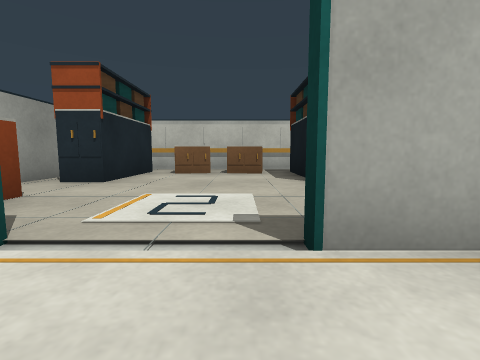
View 1 (above)

21 first-person views from a walk through a world built for the Gazebo simulator. The camera is 0.5 m above the floor, tilts 6° down and sees 85° across. The floor is counted in squares, 1 m on a side. Each view is taken from the middle of a square. On the plan, view 1 faces up. The plan holds only what a view shows up to about 9 squares ahead; the rest is blank.

View 2
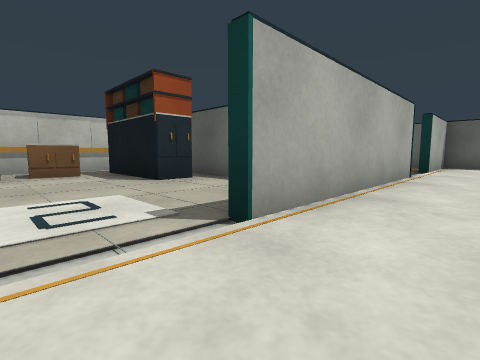

View 3
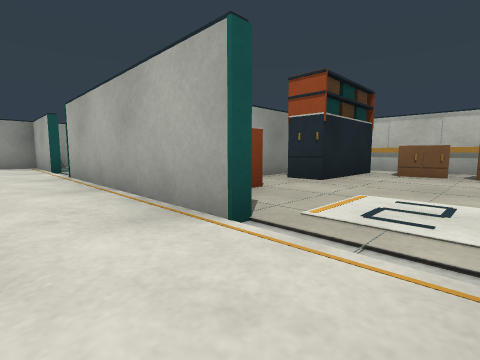

View 4
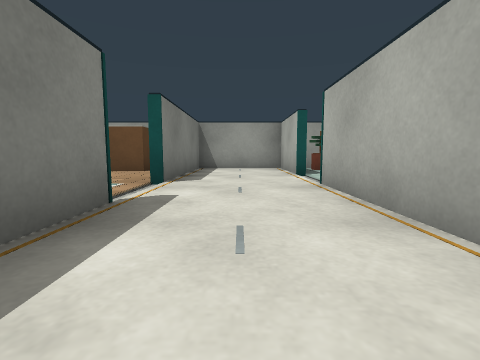

View 5
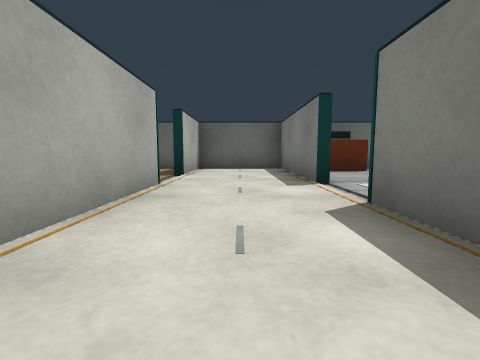

View 6
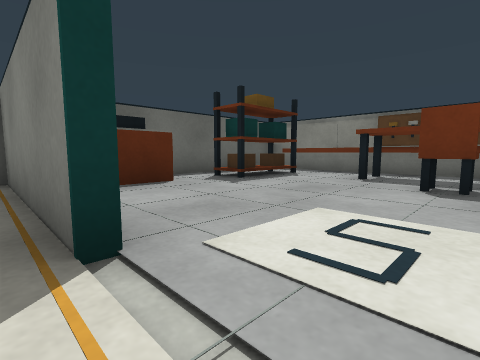

View 7
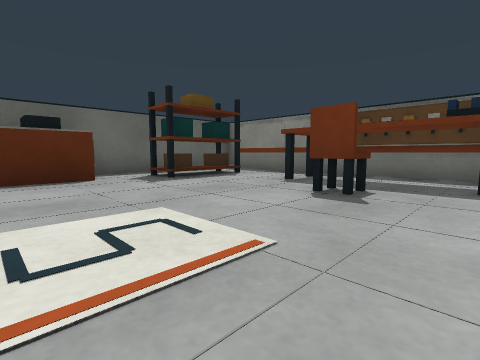

View 8
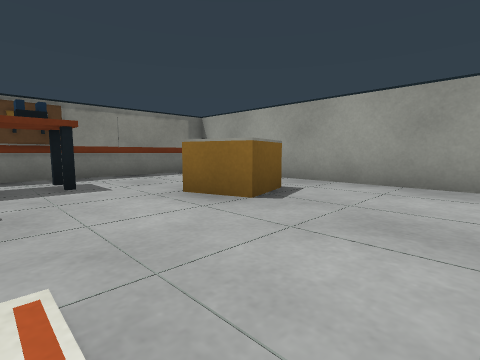

View 9
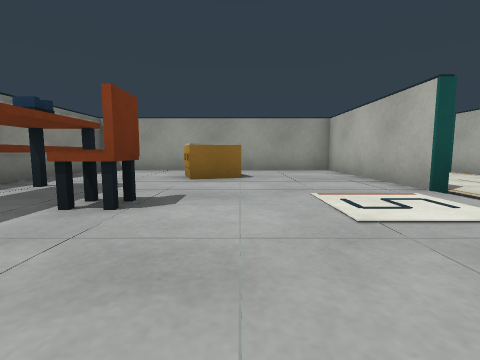

View 10
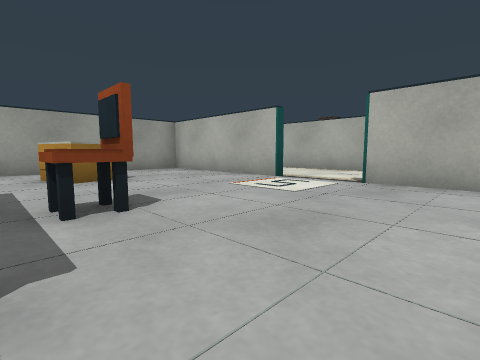

View 11
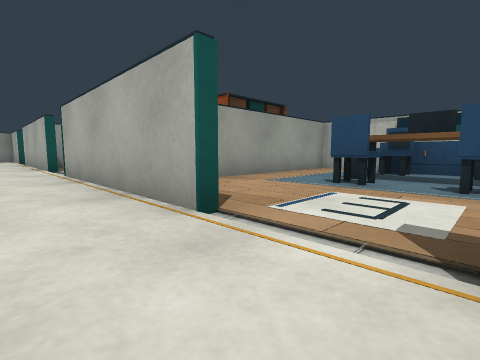

View 12
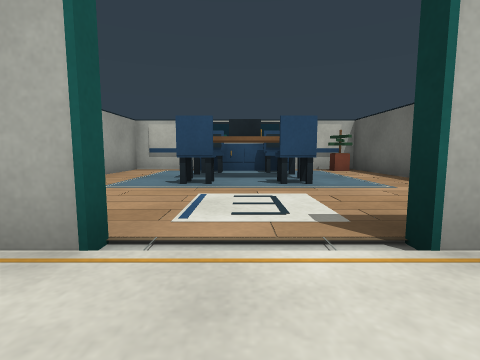

View 13
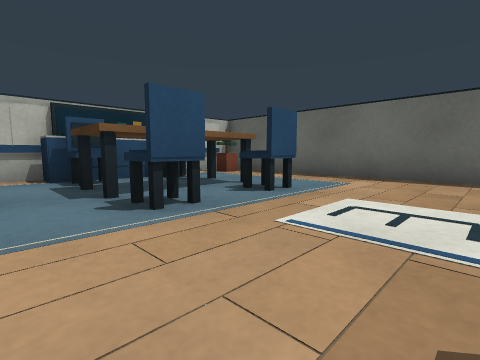

View 14
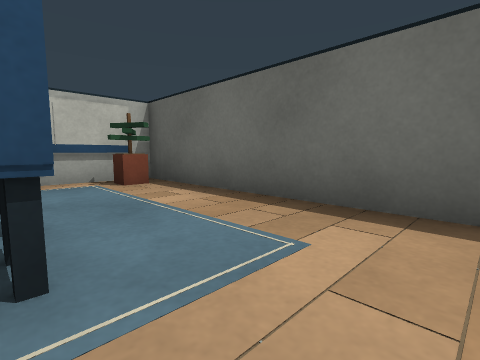

View 15
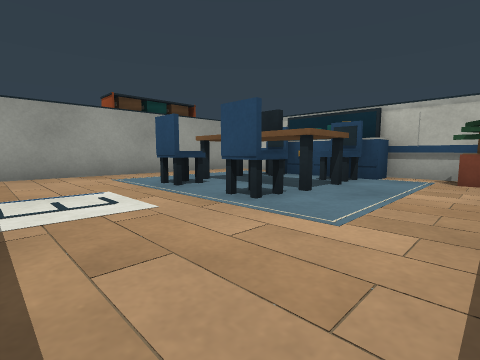

View 16
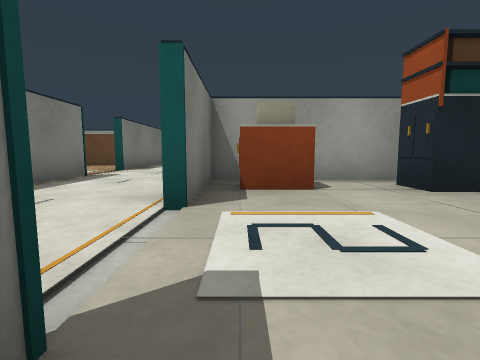

View 17
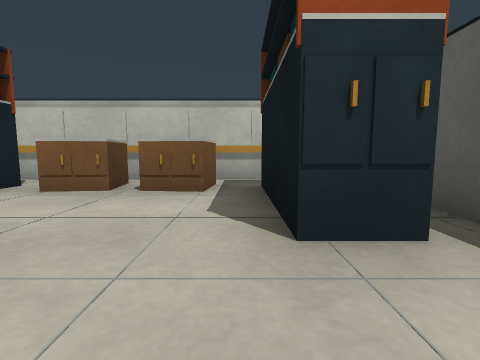

View 18
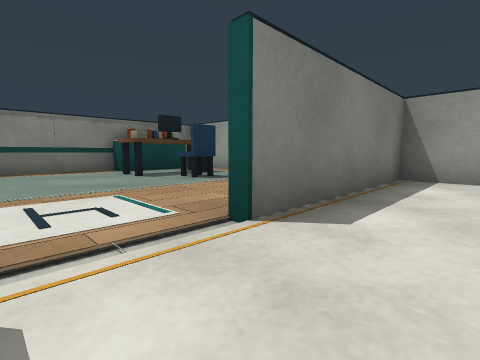

View 19
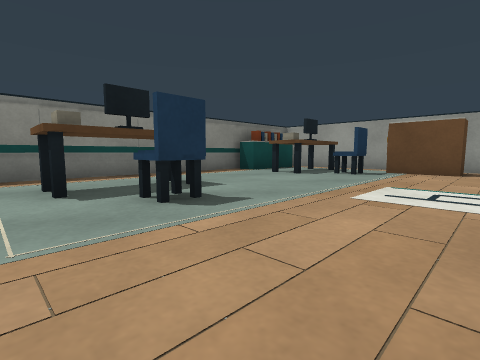

View 20
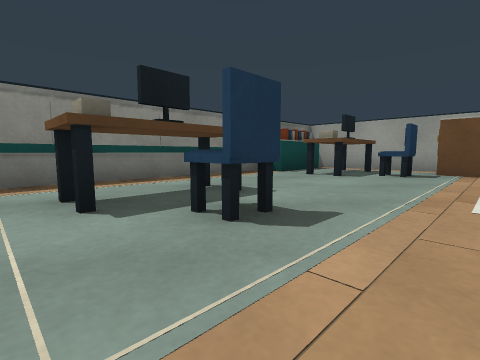

View 21
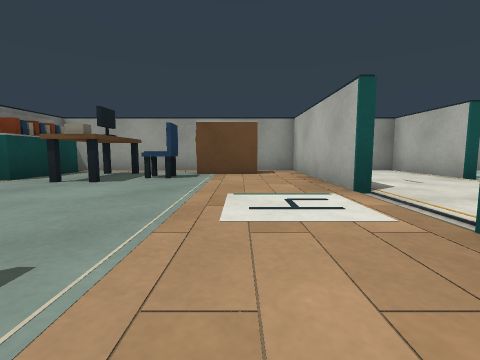

### Floor plan
Points are (right, up) in squares from view 1. A wall is a line through its corners. A room is listed if a view was taken in it or the views show most of it. See-through windows are left out.
Room 1 (views 1, 2, 3, 4, 5, 6, 11, 12, 18)
walls: (-1.4, 1.3) (-6.2, 1.3); (2.4, -1.3) (3.6, -1.3); (-4.6, -1.3) (-3.1, -1.3); (5.2, 1.3) (0.4, 1.3); (5.4, -1.3) (9.4, -1.3) (9.4, 1.3) (6.9, 1.3); (-7.9, 1.3) (-10.4, 1.3) (-10.4, -0.9); (-10.5, -1.3) (-6.4, -1.3)
ways out: opening at (4.5, -1) to room 2; opening at (6, 1) to room 3; opening at (-0.5, 1) to room 4; opening at (-5.5, -1) to room 5; opening at (-7, 1)
Room 2 (views 7, 8, 9, 10)
walls: (3.8, -1.5) (-0.4, -1.5) (-0.4, -7.8) (2.6, -7.8); (6.4, -7.8) (9.4, -7.8) (9.4, -2.2); (6.9, -1.5) (5.4, -1.5)
ways out: opening at (4.5, -1) to room 1
objects: other object (1, -5); white box (1, -4) to (2, -4); other object (2, -5); other object (3, -7); orange box (3, -6); other object (3, -5); other object (4, -8); blue box (4, -7); orange box (4, -6) to (5, -6); cyan box (4, -5) to (5, -5); other object (5, -8); other object (6, -8); orange box (6, -7) to (6, -6); cyan box (7, -5); other object (8, -7); cyan box (8, -6); blue post (8, -5); blue box (8, -3) to (9, -3); white box (9, -2)
Room 3 (views 13, 14, 15)
walls: (9.4, 1.9) (9.4, 7.9) (2.9, 7.9) (2.9, 2.2)
ways out: opening at (6, 1) to room 1
objects: cyan box (4, 7); blue box (5, 4); blue box (5, 5); other object (5, 6); blue box (5, 7); blue box (6, 6); blue box (7, 4); other object (7, 6); blue box (8, 5); cyan box (8, 7); brown box (9, 6); other object (9, 7)
Room 4 (views 16, 17)
walls: (-3.7, 5.4) (-3.7, 1.5) (-1.4, 1.5); (2.7, 4) (2.7, 5.4); (1.8, 7.9) (-3.1, 7.9)
ways out: opening at (-0.5, 1) to room 1
objects: other object (-3, 2); white box (-3, 3); blue box (-3, 4); blue box (-3, 5) to (-3, 6); orange box (-3, 7); blue box (-2, 4); other object (-2, 6); brown box (-1, 6); white box (-1, 7); brown box (0, 5); other object (0, 6); white box (0, 7); blue box (1, 4); brown box (1, 6); blue box (2, 3); blue box (2, 5) to (2, 6); orange box (2, 7)
Room 5 (views 19, 20, 21)
walls: (-7.5, -7.8) (-2.1, -7.8); (-6.4, -1.5) (-10.5, -1.5); (-10.4, -0.9) (-10.4, -7.6)
ways out: opening at (-5.5, -1) to room 1
objects: other object (-10, -7); other object (-9, -7); brown box (-9, -3); orange box (-8, -7); white box (-8, -6); other object (-8, -5); blue box (-8, -4); other object (-7, -7); other object (-4, -5) to (-3, -5); white box (-3, -6)

Where each view was taken, in squares from view 1:
view 1: 0 up, 0 right, facing up
view 2: 0 up, 1 left, facing up-right
view 3: 0 up, 0 right, facing up-left
view 4: 0 up, 2 left, facing left
view 5: 0 up, 1 right, facing right
view 6: 1 down, 4 right, facing down-right
view 7: 2 down, 3 right, facing down-right
view 8: 2 down, 4 right, facing down-left
view 9: 4 down, 7 right, facing left
view 10: 6 down, 7 right, facing up-left
view 11: 0 up, 7 right, facing up-left
view 12: 0 up, 6 right, facing up
view 13: 2 up, 4 right, facing up-right
view 14: 3 up, 7 right, facing up-right
view 15: 2 up, 9 right, facing up-left
view 16: 2 up, 1 right, facing left
view 17: 3 up, 1 right, facing up
view 18: 0 up, 5 left, facing down-left
view 19: 2 down, 2 left, facing down-left
view 20: 3 down, 2 left, facing down-left
view 21: 3 down, 3 left, facing left
